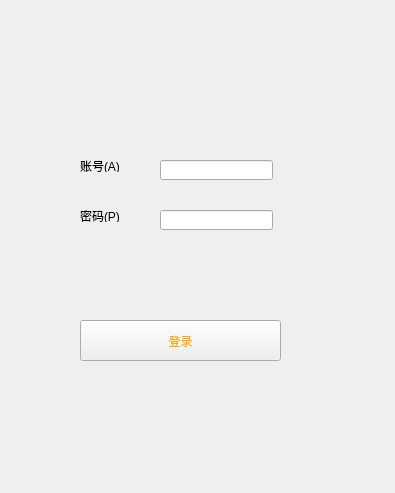
<?xml version="1.0" encoding="UTF-8"?>
<ui version="4.0">
 <class>Form</class>
 <widget class="QWidget" name="Form">
  <property name="geometry">
   <rect>
    <x>0</x>
    <y>0</y>
    <width>395</width>
    <height>493</height>
   </rect>
  </property>
  <property name="windowTitle">
   <string>Form</string>
  </property>
  <widget class="QLabel" name="label">
   <property name="geometry">
    <rect>
     <x>80</x>
     <y>160</y>
     <width>54</width>
     <height>12</height>
    </rect>
   </property>
   <property name="text">
    <string>账号(&amp;A)</string>
   </property>
   <property name="buddy">
    <cstring>lineEdit</cstring>
   </property>
  </widget>
  <widget class="QLabel" name="label_2">
   <property name="geometry">
    <rect>
     <x>80</x>
     <y>210</y>
     <width>54</width>
     <height>12</height>
    </rect>
   </property>
   <property name="text">
    <string>密码(&amp;P)</string>
   </property>
   <property name="buddy">
    <cstring>lineEdit_2</cstring>
   </property>
  </widget>
  <widget class="QLineEdit" name="lineEdit">
   <property name="geometry">
    <rect>
     <x>160</x>
     <y>160</y>
     <width>113</width>
     <height>20</height>
    </rect>
   </property>
  </widget>
  <widget class="QLineEdit" name="lineEdit_2">
   <property name="geometry">
    <rect>
     <x>160</x>
     <y>210</y>
     <width>113</width>
     <height>20</height>
    </rect>
   </property>
   <property name="echoMode">
    <enum>QLineEdit::Password</enum>
   </property>
  </widget>
  <widget class="QPushButton" name="pushButton">
   <property name="geometry">
    <rect>
     <x>80</x>
     <y>320</y>
     <width>201</width>
     <height>41</height>
    </rect>
   </property>
   <property name="styleSheet">
    <string notr="true">color: rgb(255, 170, 0);
background-image: url(:/login/close_pic.png);</string>
   </property>
   <property name="text">
    <string>登录</string>
   </property>
  </widget>
 </widget>
 <resources>
  <include location="test_source.qrc"/>
 </resources>
 <connections>
  <connection>
   <sender>pushButton</sender>
   <signal>clicked()</signal>
   <receiver>Form</receiver>
   <slot>check_login()</slot>
   <hints>
    <hint type="sourcelabel">
     <x>221</x>
     <y>345</y>
    </hint>
    <hint type="destinationlabel">
     <x>304</x>
     <y>378</y>
    </hint>
   </hints>
  </connection>
 </connections>
 <slots>
  <slot>check_login()</slot>
 </slots>
</ui>
